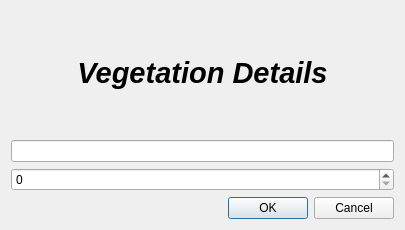
<?xml version="1.0" encoding="UTF-8"?>
<ui version="4.0">
 <class>Dialog</class>
 <widget class="QDialog" name="Dialog">
  <property name="geometry">
   <rect>
    <x>0</x>
    <y>0</y>
    <width>405</width>
    <height>230</height>
   </rect>
  </property>
  <property name="windowTitle">
   <string>Dialog</string>
  </property>
  <layout class="QGridLayout" name="gridLayout">
   <item row="5" column="0">
    <widget class="QDialogButtonBox" name="buttonBox">
     <property name="orientation">
      <enum>Qt::Horizontal</enum>
     </property>
     <property name="standardButtons">
      <set>QDialogButtonBox::Cancel|QDialogButtonBox::Ok</set>
     </property>
    </widget>
   </item>
   <item row="3" column="0">
    <widget class="QLineEdit" name="botanical_name_id">
     <property name="cursorPosition">
      <number>0</number>
     </property>
     <property name="alignment">
      <set>Qt::AlignCenter</set>
     </property>
    </widget>
   </item>
   <item row="0" column="0">
    <widget class="QLabel" name="label">
     <property name="font">
      <font>
       <pointsize>22</pointsize>
       <weight>75</weight>
       <italic>true</italic>
       <bold>true</bold>
      </font>
     </property>
     <property name="text">
      <string>Vegetation Details</string>
     </property>
     <property name="scaledContents">
      <bool>true</bool>
     </property>
     <property name="alignment">
      <set>Qt::AlignCenter</set>
     </property>
    </widget>
   </item>
   <item row="4" column="0">
    <widget class="QSpinBox" name="dripline_radius"/>
   </item>
  </layout>
 </widget>
 <resources/>
 <connections>
  <connection>
   <sender>buttonBox</sender>
   <signal>accepted()</signal>
   <receiver>Dialog</receiver>
   <slot>accept()</slot>
   <hints>
    <hint type="sourcelabel">
     <x>248</x>
     <y>254</y>
    </hint>
    <hint type="destinationlabel">
     <x>157</x>
     <y>274</y>
    </hint>
   </hints>
  </connection>
  <connection>
   <sender>buttonBox</sender>
   <signal>rejected()</signal>
   <receiver>Dialog</receiver>
   <slot>reject()</slot>
   <hints>
    <hint type="sourcelabel">
     <x>316</x>
     <y>260</y>
    </hint>
    <hint type="destinationlabel">
     <x>286</x>
     <y>274</y>
    </hint>
   </hints>
  </connection>
 </connections>
</ui>
